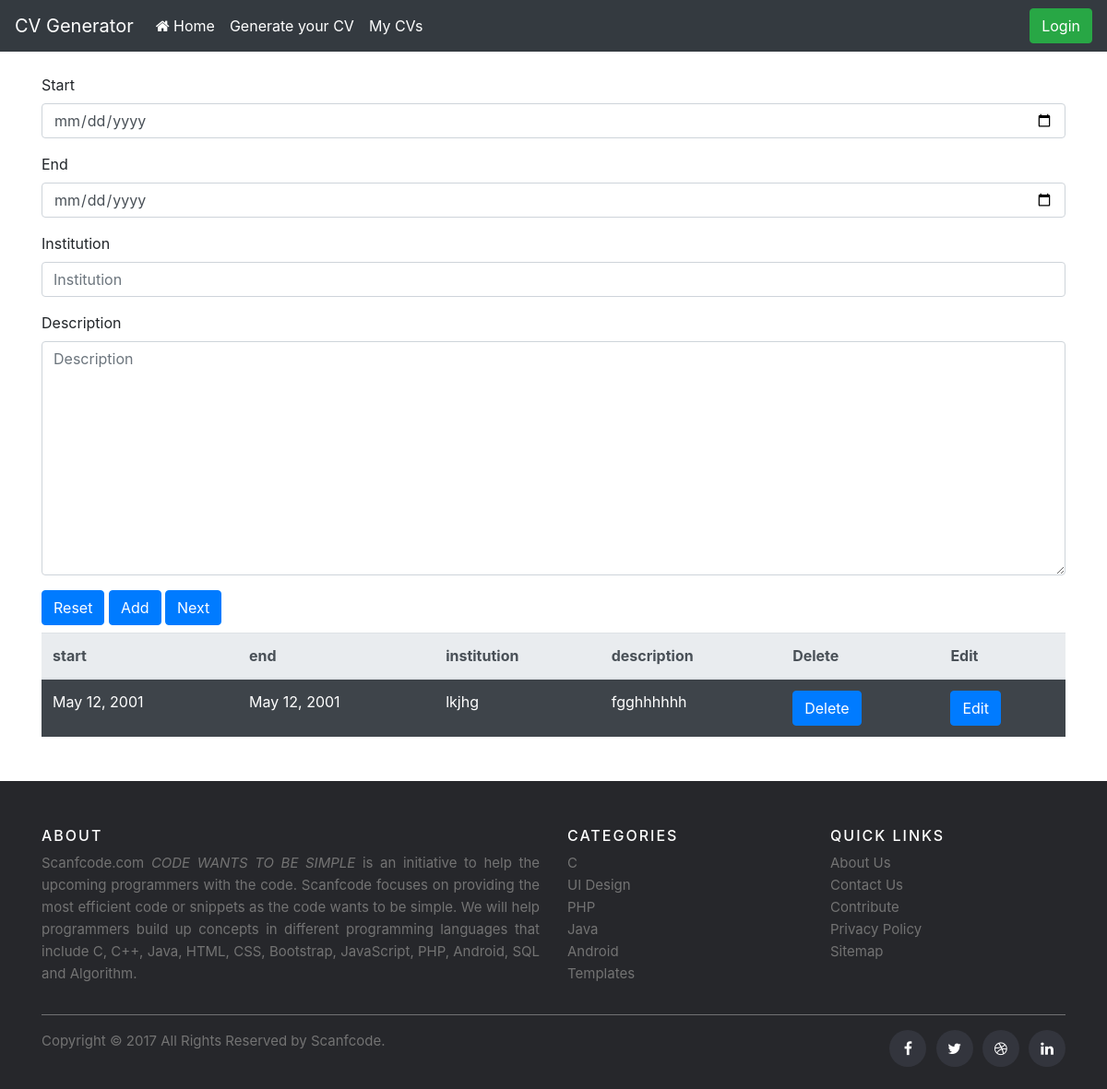
The app's page /experience_view/1/, older data.
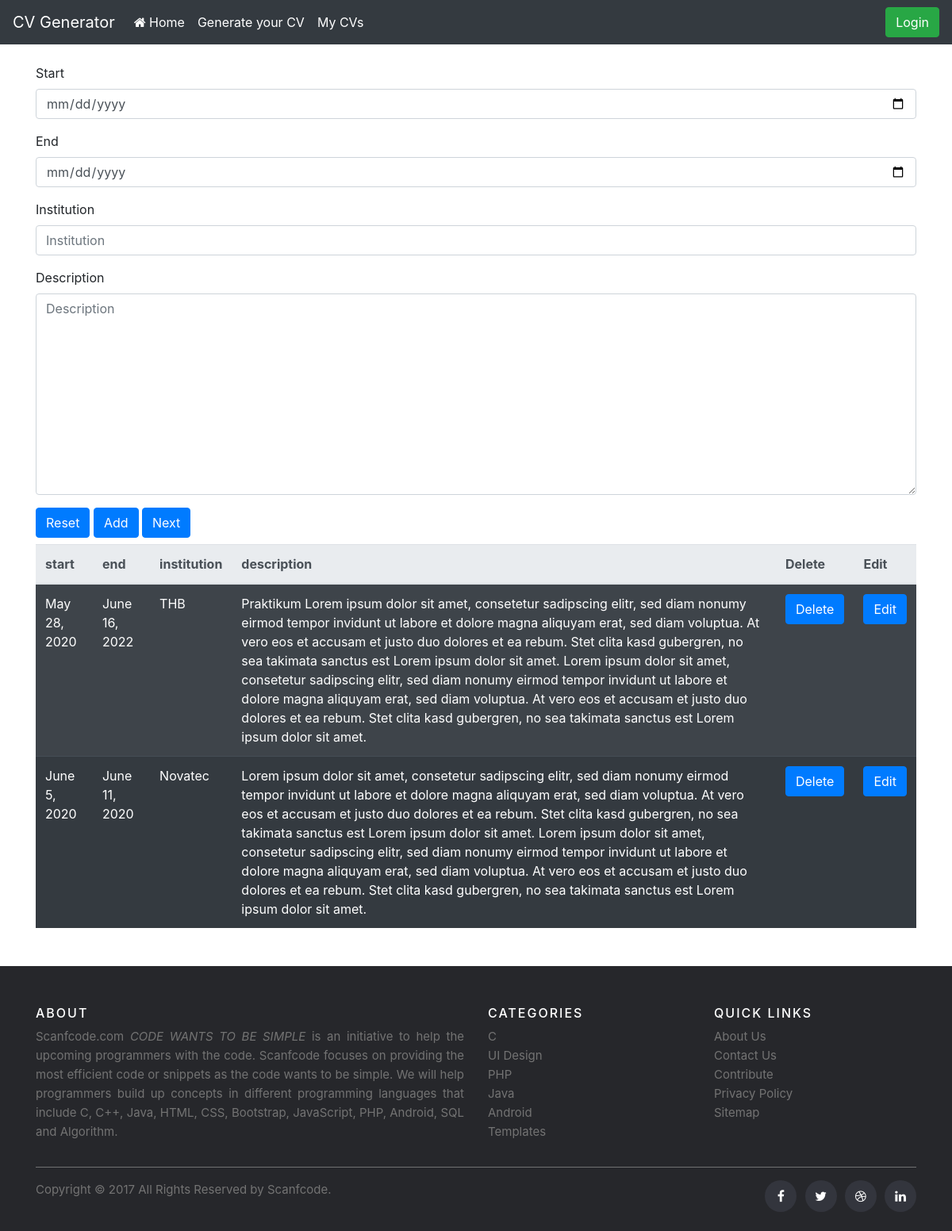
The same page, newer data.
### cvsite/models.py (models this page shows)
class Experience(models.Model):
    start = models.DateField()
    end = models.DateField()
    institution = models.CharField(max_length=100)
    description = models.TextField(blank=True)
    data = models.ForeignKey(Data, on_delete=models.CASCADE)

### cvsite/views.py (the view, shortened to what this page needs)
# urls.py: path('experience_view/<data>/', experience_view, name='experience'),
def experience_view(request, data=None):
    myexperience = Experience.objects.all().filter(data=data)
    if 'next' in request.POST:
        return redirect('education', data=data)
    else:
        form = ExperienceForm()
    return render(request, 'form_experience.html', {'form': form, 'myexp': myexperience, })

### cvsite/forms.py
class ExperienceForm(forms.ModelForm):
    class Meta:
        model = Experience
        fields = '__all__'
        widgets = {'start': DateInput(), 'end': DateInput()}
        exclude = ['data']

### templates/form_experience.html (shortened to what this page needs)
{% extends 'base.html' %}
{% load bootstrap4 %}
{% block content %}
    <form action="" method="post">
        {% bootstrap_form form %}
        <button type="reset" class="btn btn-primary mb-2">Reset</button>
        <button type="submit" class="btn btn-primary mb-2" name="add">Add</button>
        <a href="{% url 'next_exp' %}" class="btn btn-primary mb-2">Next</a>
    </form>
    <table class="table table-striped table-dark">
        <thead class="thead-light">
        <tr>
            <th>start</th>
            <th>end</th>
            <th>institution</th>
            <th>description</th>
            <th>Delete</th>
            <th>Edit</th>
        </tr>
        </thead>{% for element in myexp %}
        <tr>
            <td>{{ element.start }}</td>
            <td>{{ element.end }}</td>
            <td>{{ element.institution }}</td>
            <td>{{ element.description }}</td>
            <td><a name="css" href="{% url 'experience_del' data=element.data_id pk=element.id %}"
                   class="btn btn-primary btn-xs">Delete</a></td>
            <td><a name="css" href="{% url 'experience_edit' data=element.data_id pk=element.id %}"
                   class="btn btn-primary btn-xs">Edit</a></td>
        </tr>
    {% endfor %}
    </table>
{% endblock %}

Row changes from the older to the newer data that the page shows:
removed Experience: start "May 12, 2001", end "May 12, 2001", institution "lkjhg", description "fgghhhhhh"
added Experience: start "May 28, 2020", end "June 16, 2022", institution "THB", description "Praktikum Lorem ipsum dolor sit amet, consetetur sadipscing elitr, sed diam nonumy eirmod tempor invidunt ut labore et dolore magna aliquyam erat, sed diam voluptua. At vero eos et accusam et justo duo dolores et ea rebum. Stet clita kasd gubergren, no sea takimata sanctus est Lorem ipsum dolor sit amet. Lorem ipsum dolor sit amet, consetetur sadipscing elitr, sed diam nonumy eirmod tempor invidunt ut labore et dolore magna aliquyam erat, sed diam voluptua. At vero eos et accusam et justo duo dolores et ea rebum. Stet clita kasd gubergren, no sea takimata sanctus est Lorem ipsum dolor sit amet."
now on this page (row edited): Experience: start "June 5, 2020", end "June 11, 2020", institution "Novatec", description "Lorem ipsum dolor sit amet, consetetur sadipscing elitr, sed diam nonumy eirmod tempor invidunt ut labore et dolore magna aliquyam erat, sed diam voluptua. At vero eos et accusam et justo duo dolores et ea rebum. Stet clita kasd gubergren, no sea takimata sanctus est Lorem ipsum dolor sit amet. Lorem ipsum dolor sit amet, consetetur sadipscing elitr, sed diam nonumy eirmod tempor invidunt ut labore et dolore magna aliquyam erat, sed diam voluptua. At vero eos et accusam et justo duo dolores et ea rebum. Stet clita kasd gubergren, no sea takimata sanctus est Lorem ipsum dolor sit amet."
